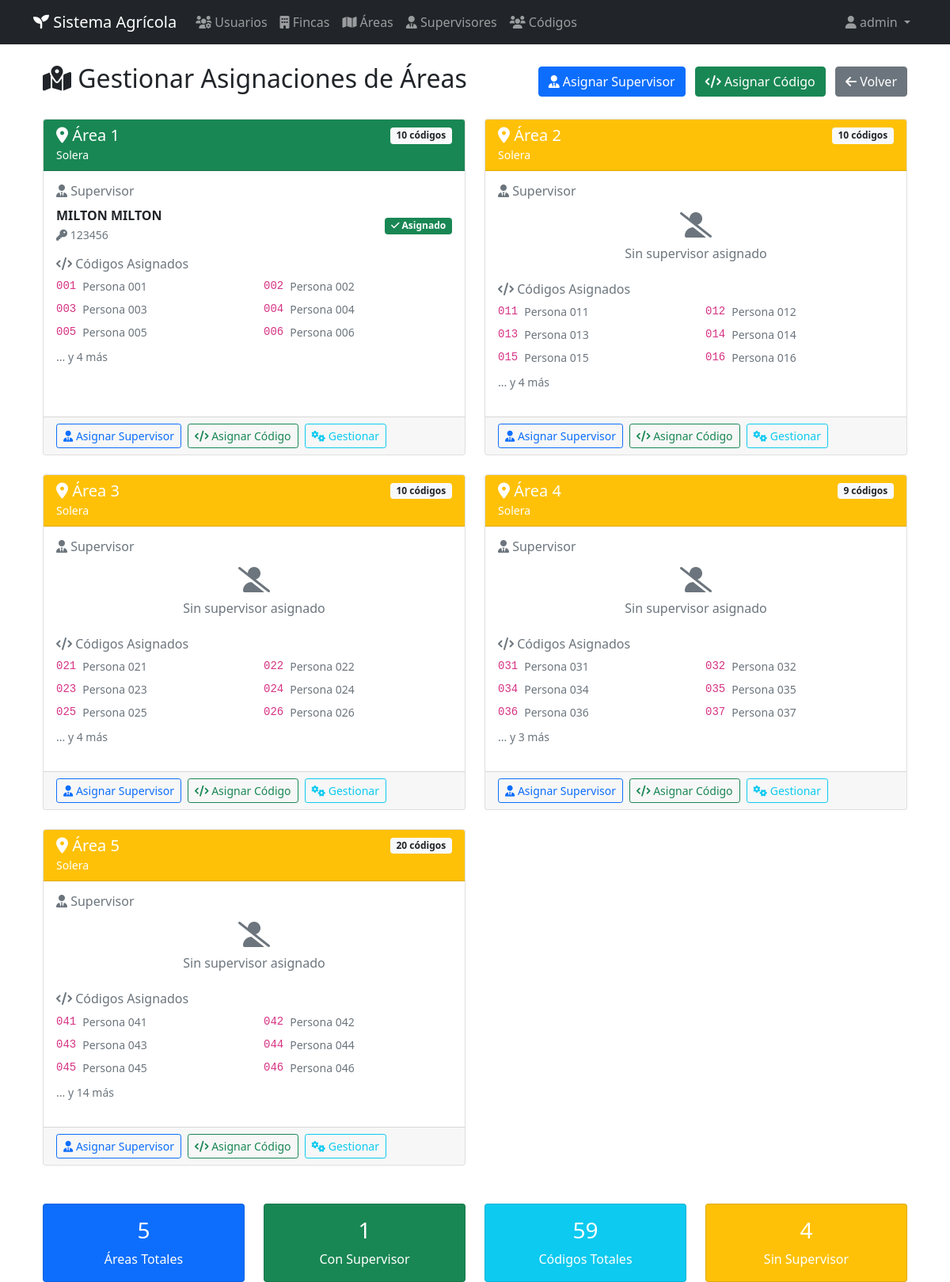
The page /areas/gestionar-asignaciones (signed in) on the database its author committed.
### app.py (models this page shows)
class Area(db.Model):
    id = db.Column(db.Integer, primary_key=True)
    nombre = db.Column(db.String(100), nullable=False)
    descripcion = db.Column(db.Text)
    finca_id = db.Column(db.Integer, db.ForeignKey('finca.id'), nullable=False)
    supervisor_id = db.Column(db.Integer, db.ForeignKey('supervisor.id'))
    activa = db.Column(db.Boolean, default=True)
    fecha_creacion = db.Column(db.DateTime, default=datetime.utcnow)
    codigos = db.relationship('Codigo', backref='area', lazy=True)

class Finca(db.Model):
    id = db.Column(db.Integer, primary_key=True)
    nombre = db.Column(db.String(100), nullable=False)
    ubicacion = db.Column(db.String(200))
    descripcion = db.Column(db.Text)
    activa = db.Column(db.Boolean, default=True)
    fecha_creacion = db.Column(db.DateTime, default=datetime.utcnow)
    areas = db.relationship('Area', backref='finca', lazy=True)

class Supervisor(db.Model):
    id = db.Column(db.Integer, primary_key=True)
    nombre = db.Column(db.String(100), nullable=False)
    apellido = db.Column(db.String(100), nullable=False)
    telefono = db.Column(db.String(20))
    email = db.Column(db.String(120))
    clave_acceso = db.Column(db.String(50), unique=True, nullable=False)
    activo = db.Column(db.Boolean, default=True)
    fecha_creacion = db.Column(db.DateTime, default=datetime.utcnow)
    fecha_ultimo_acceso = db.Column(db.DateTime)
    areas = db.relationship('Area', backref='supervisor', lazy=True)

class Codigo(db.Model):
    id = db.Column(db.Integer, primary_key=True)
    codigo = db.Column(db.String(20), unique=True, nullable=False)
    nombre_persona = db.Column(db.String(100), nullable=False)
    apellido_persona = db.Column(db.String(100), nullable=False)
    telefono = db.Column(db.String(20))
    area_id = db.Column(db.Integer, db.ForeignKey('area.id'), nullable=False)
    activo = db.Column(db.Boolean, default=True)
    fecha_creacion = db.Column(db.DateTime, default=datetime.utcnow)

### app.py (the view)
@app.route('/areas/gestionar-asignaciones')
def gestionar_asignaciones_areas():
    if 'user_id' not in session:
        return redirect(url_for('login'))
    if session['rol'] not in ['admin', 'rrhh', 'jefe_cultivo']:
        flash('No tienes permisos para realizar esta acción', 'error')
        return redirect(url_for('listar_areas'))
    if session['rol'] == 'admin':
        areas = Area.query.filter_by(activa=True).all()
    else:
        usuario = Usuario.query.get(session['user_id'])
        areas = Area.query.filter_by(finca_id=usuario.finca_id, activa=True).all()
    areas_info = []
    for area in areas:
        supervisor = None
        if area.supervisor_id:
            supervisor = Supervisor.query.get(area.supervisor_id)
        codigos = Codigo.query.filter_by(area_id=area.id, activo=True).all()
        areas_info.append({
            'area': area,
            'supervisor': supervisor,
            'codigos': codigos,
            'total_codigos': len(codigos)
        })
    return render_template('areas/gestionar_asignaciones.html', areas_info=areas_info)

### templates/areas/gestionar_asignaciones.html (shortened to what this page needs)
{% extends "base.html" %}
{% block content %}
<div class="container mt-4">
    <div class="d-flex justify-content-between align-items-center mb-4">
        <h2><i class="fas fa-map-marked-alt"></i> Gestionar Asignaciones de Áreas</h2>
        <div>
            <a href="{{ url_for('asignar_supervisor_area') }}" class="btn btn-primary me-2">
                <i class="fas fa-user-tie"></i> Asignar Supervisor
            </a>
            <a href="{{ url_for('asignar_codigo_area') }}" class="btn btn-success me-2">
                <i class="fas fa-code"></i> Asignar Código
            </a>
            <a href="{{ url_for('listar_areas') }}" class="btn btn-secondary">
                <i class="fas fa-arrow-left"></i> Volver
            </a>
        </div>
    </div>
    <div class="row">
        {% for info in areas_info %}
        <div class="col-lg-6 mb-4">
            <div class="card h-100">
                <div class="card-header bg-{% if info.supervisor %}success{% else %}warning{% endif %} text-white">
                    <div class="d-flex justify-content-between align-items-center">
                        <h5 class="mb-0">
                            <i class="fas fa-map-marker-alt"></i> {{ info.area.nombre }}
                        </h5>
                        <span class="badge bg-light text-dark">
                            {{ info.total_codigos }} códigos
                        </span>
                    </div>
                    <small>{{ info.area.finca.nombre }}</small>
                </div>
                <div class="card-body">
                    <div class="mb-3">
                        <h6 class="text-muted">
                            <i class="fas fa-user-tie"></i> Supervisor
                        </h6>
                        {% if info.supervisor %}
                            <div class="d-flex align-items-center">
                                <div class="flex-grow-1">
                                    <strong>{{ info.supervisor.nombre }} {{ info.supervisor.apellido }}</strong>
                                    <br>
                                    <small class="text-muted">
                                        <i class="fas fa-key"></i> {{ info.supervisor.clave_acceso }}
                                    </small>
                                </div>
                                <div>
                                    <span class="badge bg-success">
                                        <i class="fas fa-check"></i> Asignado
                                    </span>
                                </div>
                            </div>
                        {% else %}
                            <div class="text-center text-muted py-2">
                                <i class="fas fa-user-slash fa-2x mb-2"></i>
                                <p class="mb-0">Sin supervisor asignado</p>
                            </div>
                        {% endif %}
                    </div>
                    <div class="mb-3">
                        <h6 class="text-muted">
                            <i class="fas fa-code"></i> Códigos Asignados
                        </h6>
                        {% if info.codigos %}
                            <div class="row">
                                {% for codigo in info.codigos[:6] %}
                                <div class="col-6 mb-2">
                                    <div class="d-flex align-items-center">
                                        <code class="me-2">{{ codigo.codigo }}</code>
                                        <small class="text-muted">{{ codigo.nombre_persona }}</small>
                                    </div>
                                </div>
                                {% endfor %}
                                {% if info.codigos|length > 6 %}
                                <div class="col-12">
                                    <small class="text-muted">
                                        ... y {{ info.codigos|length - 6 }} más
                                    </small>
                                </div>
                                {% endif %}
                            </div>
                        {% else %}
                            <div class="text-center text-muted py-2">
                                <i class="fas fa-code fa-2x mb-2"></i>
                                <p class="mb-0">Sin códigos asignados</p>
                            </div>
                        {% endif %}
                    </div>
                </div>
                <div class="card-footer">
                    <div class="d-flex gap-2">
                        <a href="{{ url_for('asignar_supervisor_area') }}" class="btn btn-sm btn-outline-primary">
                            <i class="fas fa-user-tie"></i> Asignar Supervisor
                        </a>
                        <a href="{{ url_for('asignar_codigo_area') }}" class="btn btn-sm btn-outline-success">
                            <i class="fas fa-code"></i> Asignar Código
                        </a>
                        <a href="{{ url_for('gestionar_asignaciones_codigos') }}" class="btn btn-sm btn-outline-info">
                            <i class="fas fa-cogs"></i> Gestionar
                        </a>
                    </div>
                </div>
            </div>
        </div>
        {% endfor %}
    </div>
    <div class="row mt-4">
        <div class="col-md-3">
            <div class="card bg-primary text-white">
                <div class="card-body text-center">
                    <h3>{{ areas_info|length }}</h3>
                    <p class="mb-0">Áreas Totales</p>
                </div>
            </div>
        </div>
        <div class="col-md-3">
            <div class="card bg-success text-white">
                <div class="card-body text-center">
                    <h3>{{ areas_info | selectattr('supervisor') | list | length }}</h3>
                    <p class="mb-0">Con Supervisor</p>
                </div>
            </div>
        </div>
        <div class="col-md-3">
            <div class="card bg-info text-white">
                <div class="card-body text-center">
                    <h3>{{ areas_info | sum(attribute='total_codigos') }}</h3>
                    <p class="mb-0">Códigos Totales</p>
                </div>
            </div>
        </div>
        <div class="col-md-3">
            <div class="card bg-warning text-white">
                <div class="card-body text-center">
                    <h3>{{ areas_info | rejectattr('supervisor') | list | length }}</h3>
                    <p class="mb-0">Sin Supervisor</p>
                </div>
            </div>
        </div>
    </div>
</div>
{% endblock %}

### rows shown on the page
Area: area.nombre "Área 1"
Finca: area.finca.nombre "Solera" "Solera" "Solera" "Solera" "Solera"
Supervisor: supervisor.nombre "MILTON", supervisor.apellido "MILTON", supervisor.clave_acceso "123456"
Codigo: codigo "001", nombre_persona "Persona 001"
Codigo: codigo "002", nombre_persona "Persona 002"
Codigo: codigo "003", nombre_persona "Persona 003"
Codigo: codigo "004", nombre_persona "Persona 004"
Codigo: codigo "005", nombre_persona "Persona 005"
Codigo: codigo "006", nombre_persona "Persona 006"
Area: area.nombre "Área 2"
Codigo: codigo "011", nombre_persona "Persona 011"
Codigo: codigo "012", nombre_persona "Persona 012"
Codigo: codigo "013", nombre_persona "Persona 013"
Codigo: codigo "014", nombre_persona "Persona 014"
Codigo: codigo "015", nombre_persona "Persona 015"
Codigo: codigo "016", nombre_persona "Persona 016"
Area: area.nombre "Área 3"
Codigo: codigo "021", nombre_persona "Persona 021"
Codigo: codigo "022", nombre_persona "Persona 022"
Codigo: codigo "023", nombre_persona "Persona 023"
Codigo: codigo "024", nombre_persona "Persona 024"
Codigo: codigo "025", nombre_persona "Persona 025"
Codigo: codigo "026", nombre_persona "Persona 026"
Area: area.nombre "Área 4"
Codigo: codigo "031", nombre_persona "Persona 031"
Codigo: codigo "032", nombre_persona "Persona 032"
Codigo: codigo "034", nombre_persona "Persona 034"
Codigo: codigo "035", nombre_persona "Persona 035"
Codigo: codigo "036", nombre_persona "Persona 036"
Codigo: codigo "037", nombre_persona "Persona 037"
Area: area.nombre "Área 5"
Codigo: codigo "041", nombre_persona "Persona 041"
Codigo: codigo "042", nombre_persona "Persona 042"
Codigo: codigo "043", nombre_persona "Persona 043"
Codigo: codigo "044", nombre_persona "Persona 044"
Codigo: codigo "045", nombre_persona "Persona 045"
Codigo: codigo "046", nombre_persona "Persona 046"

### other values the page prints
{{ session.username }} "admin"
{{ info.total_codigos }} "10" "10" "10" "9" "20"
{{ info.codigos|length - 6 }} "4" "4" "4" "3" "14"
{{ areas_info|length }} "5"
{{ areas_info | selectattr('supervisor') | list | length }} "1"
{{ areas_info | sum(attribute='total_codigos') }} "59"
{{ areas_info | rejectattr('supervisor') | list | length }} "4"
